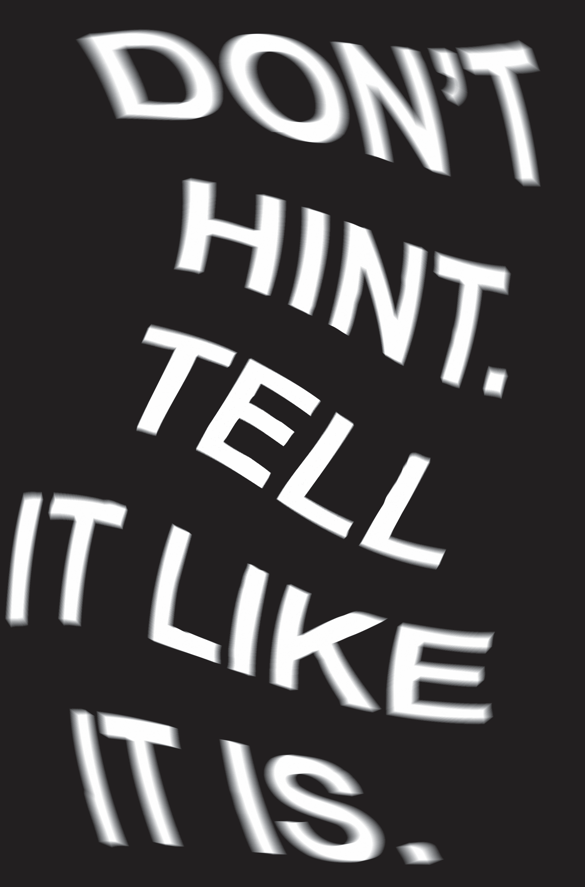
#> input picture nm3.png, 585 x 887 px
$ python image.py
#> lines starting #> are read from the running program, lines starting #| are printed output that depends on the picture
from PIL import Image
import numpy as np

gradient = ".:!/r(l1Z4H9W8$@"

# anme to create txt, x - side of image
def draw(name, namefile, x):
    # get and resize image
#> called with name = 'nm3.png', namefile = 'output.txt', x = 100
    size = (x, x)

    im = Image.open(name)
#> im is the input picture: PIL image 585x887 RGBA; mean R, G, B, A 72.5, 70.3, 71.3, 255

    im = im.resize(size)
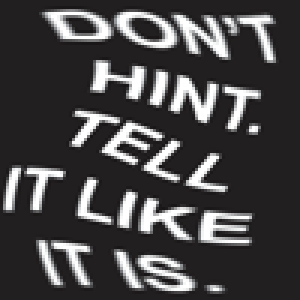
#> im: PIL image 100x100 RGBA (shown 3 times larger); mean R, G, B, A 72.2, 70, 71, 255
    iar = np.asarray(im)
    height = len(iar)
#> height = 100
    width = len(iar)
#> width = 100

    # Create map with brightness of each pixel
    brightness = np.zeros((height, width))
    for i in range(height):
        for j in range(width):
            r = int(iar[i][j][0])
            g = int(iar[i][j][1])
            b = int(iar[i][j][2])
            brightness[i][j] = 0.21 * r + 0.72 * g + 0.07 * b

    # Drawing with borders
    border_char = '#' # char to draw border


    # [21 lines of commented-out code are left out]

    print(border_char * (width + 4))  # top border
    for i in brightness:
        print(border_char + border_char, end='')  # left border
        for j in i:
            x = int(j / 11.25)
            if x > 15:
                x = 15
            elif x < 0:
                x = 0
            ch = gradient[x]
            print(ch, end='')
        print(border_char + border_char)  # right border
#> this loop made 100 passes
#| ##!!!!!!!!!!!!!!!!!!!!!!!!!!!!!!!!!!!!!!!!!!!!!!!!!!!!!!!!!!!!!!!!!!!!!!!!!!!!!!!!!!!!!!!!!!!!!!!!!!!!##
#| ##!!!!!!!!!!!!!!!!!!!!!!!!!!!!!!!!!!!!!!!!!!!!!!!!!!!!!!!!!!!!!!!!!!!!!!!!!!!!!!!!!!!!!!!!!!!!!!!!!!!!##
#| ##!!!!!!!!!!!!!!!!!!!!!!!!!!!!!!!!!!!!!!!!!!!!!!!!!!!!!!!!!!!!!!!!!!!!!!!!!!!!!!!!!!!!!!!!!!!!!!!!!!!!##
#| ##!!!!!!!!!!!!!!/r(l1Z4H9W9H41(/!!!!!!!!!!!rllll(r!!!!!!!!!!!!!!!!!!!!!!!!!!!!!!!!!!!!!!!!!!!!!!!!!!!!##
#| ##!!!!!!!!!!!!!(H@@@@@@@@@@@@@@@W1r!!!!!/Z@@@@@@@@@8Zr!!!!/(llr!!!!!!!!!!!!!!!!!!!!!!!!//r(/!!!!!!!!!!##
#| ##!!!!!!!!!!!!!/18@@@@@W44449$@@@@@Zr!!/4@@@@@@@@@@@@@W(!!/H@@@8(!!!!1W8Zr!(Z41/l4H99W$@@@@@Z!!!!!!!!!##
#| ##!!!!!!!!!!!!!!!1$@@@@4/:!!!!(9@@@@Wl!(8@@@@8(!!/(H@@@@Wr!r8@@@@1!!!($@@W/r8@@81$@@@@@@@@@@@(!!!!!!!!##
#| ##!!!!!!!!!!!!!!!/Z@@@@@Z/!!!!!/Z@@@@$lr8@@@@Z!!!!!!/H@@@@l!1@@@@@H/!!Z@@@4!1@@@ZZ@@@@@@@@@@$4/!!!!!!!##
#> (further printed lines are left out)

    print(border_char * (width + 4))  # bottiom border

draw('nm3.png', 'output.txt', 100)
